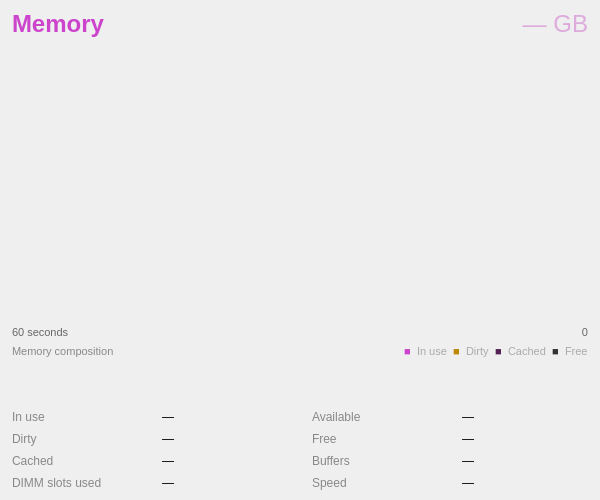
<?xml version="1.0" encoding="UTF-8"?>
<ui version="4.0">
 <class>MemoryDetailWidget</class>
 <widget class="QWidget" name="MemoryDetailWidget">
  <property name="geometry">
   <rect>
    <x>0</x>
    <y>0</y>
    <width>600</width>
    <height>500</height>
   </rect>
  </property>
  <layout class="QVBoxLayout" name="verticalLayout" stretch="0,1,0,0,0,0">
   <property name="spacing">
    <number>6</number>
   </property>
   <property name="leftMargin">
    <number>12</number>
   </property>
   <property name="topMargin">
    <number>10</number>
   </property>
   <property name="rightMargin">
    <number>12</number>
   </property>
   <property name="bottomMargin">
    <number>10</number>
   </property>
   <item>
    <layout class="QHBoxLayout" name="headerLayout">
     <item>
      <widget class="QLabel" name="titleLabel">
       <property name="styleSheet">
        <string>font-size: 18pt; font-weight: bold; color: #cc44cc;</string>
       </property>
       <property name="text">
        <string>Memory</string>
       </property>
      </widget>
     </item>
     <item>
      <spacer>
       <property name="orientation">
        <enum>Qt::Orientation::Horizontal</enum>
       </property>
       <property name="sizeHint" stdset="0">
        <size>
         <width>40</width>
         <height>0</height>
        </size>
       </property>
      </spacer>
     </item>
     <item>
      <widget class="QLabel" name="totalLabel">
       <property name="styleSheet">
        <string>font-size: 18pt; color: #ddaadd;</string>
       </property>
       <property name="text">
        <string>— GB</string>
       </property>
       <property name="alignment">
        <set>Qt::AlignmentFlag::AlignRight|Qt::AlignmentFlag::AlignTrailing|Qt::AlignmentFlag::AlignVCenter</set>
       </property>
      </widget>
     </item>
    </layout>
   </item>
   <item>
    <widget class="Perf::GraphWidget" name="graphWidget" native="true">
     <property name="sizePolicy">
      <sizepolicy hsizetype="Expanding" vsizetype="Expanding">
       <horstretch>0</horstretch>
       <verstretch>1</verstretch>
      </sizepolicy>
     </property>
    </widget>
   </item>
   <item>
    <layout class="QHBoxLayout" name="timeAxisLayout">
     <item>
      <widget class="QLabel" name="timeLeftLabel">
       <property name="styleSheet">
        <string>color: #666; font-size: 8pt;</string>
       </property>
       <property name="text">
        <string>60 seconds</string>
       </property>
      </widget>
     </item>
     <item>
      <spacer>
       <property name="orientation">
        <enum>Qt::Orientation::Horizontal</enum>
       </property>
       <property name="sizeHint" stdset="0">
        <size>
         <width>40</width>
         <height>0</height>
        </size>
       </property>
      </spacer>
     </item>
     <item>
      <widget class="QLabel" name="timeRightLabel">
       <property name="styleSheet">
        <string>color: #666; font-size: 8pt;</string>
       </property>
       <property name="text">
        <string>0</string>
       </property>
       <property name="alignment">
        <set>Qt::AlignmentFlag::AlignRight|Qt::AlignmentFlag::AlignTrailing|Qt::AlignmentFlag::AlignVCenter</set>
       </property>
      </widget>
     </item>
    </layout>
   </item>
   <item>
    <layout class="QHBoxLayout" name="compLegendLayout">
     <item>
      <widget class="QLabel" name="compositionLabel">
       <property name="styleSheet">
        <string>color:#888; font-size: 8pt;</string>
       </property>
       <property name="text">
        <string>Memory composition</string>
       </property>
      </widget>
     </item>
     <item>
      <spacer>
       <property name="orientation">
        <enum>Qt::Orientation::Horizontal</enum>
       </property>
       <property name="sizeHint" stdset="0">
        <size>
         <width>10</width>
         <height>0</height>
        </size>
       </property>
      </spacer>
     </item>
     <item>
      <widget class="QLabel" name="legendUsedDot">
       <property name="styleSheet">
        <string>color: #cc44cc; font-size: 8pt;</string>
       </property>
       <property name="text">
        <string>■</string>
       </property>
      </widget>
     </item>
     <item>
      <widget class="QLabel" name="legendUsedLabel">
       <property name="styleSheet">
        <string>color:#aaa; font-size: 8pt;</string>
       </property>
       <property name="text">
        <string>In use</string>
       </property>
      </widget>
     </item>
     <item>
      <widget class="QLabel" name="legendDirtyDot">
       <property name="styleSheet">
        <string>color: #bb8800; font-size: 8pt;</string>
       </property>
       <property name="text">
        <string>■</string>
       </property>
      </widget>
     </item>
     <item>
      <widget class="QLabel" name="legendDirtyLabel">
       <property name="styleSheet">
        <string>color:#aaa; font-size: 8pt;</string>
       </property>
       <property name="text">
        <string>Dirty</string>
       </property>
      </widget>
     </item>
     <item>
      <widget class="QLabel" name="legendCachedDot">
       <property name="styleSheet">
        <string>color: #552255; font-size: 8pt;</string>
       </property>
       <property name="text">
        <string>■</string>
       </property>
      </widget>
     </item>
     <item>
      <widget class="QLabel" name="legendCachedLabel">
       <property name="styleSheet">
        <string>color:#aaa; font-size: 8pt;</string>
       </property>
       <property name="text">
        <string>Cached</string>
       </property>
      </widget>
     </item>
     <item>
      <widget class="QLabel" name="legendFreeDot">
       <property name="styleSheet">
        <string>color: #333333; font-size: 8pt;</string>
       </property>
       <property name="text">
        <string>■</string>
       </property>
      </widget>
     </item>
     <item>
      <widget class="QLabel" name="legendFreeLabel">
       <property name="styleSheet">
        <string>color:#aaa; font-size: 8pt;</string>
       </property>
       <property name="text">
        <string>Free</string>
       </property>
      </widget>
     </item>
    </layout>
   </item>
   <item>
    <widget class="Perf::MemoryBar" name="compositionBar" native="true">
     <property name="minimumSize">
      <size>
       <width>0</width>
       <height>40</height>
      </size>
     </property>
     <property name="maximumSize">
      <size>
       <width>16777215</width>
       <height>40</height>
      </size>
     </property>
    </widget>
   </item>
   <item>
    <layout class="QGridLayout" name="statsGrid">
     <property name="horizontalSpacing">
      <number>24</number>
     </property>
     <property name="verticalSpacing">
      <number>8</number>
     </property>
     <item row="0" column="0">
      <widget class="QLabel" name="inUseLabel">
       <property name="styleSheet">
        <string>color:#888;</string>
       </property>
       <property name="text">
        <string>In use</string>
       </property>
      </widget>
     </item>
     <item row="0" column="1">
      <widget class="QLabel" name="statInUseValue">
       <property name="text">
        <string>—</string>
       </property>
      </widget>
     </item>
     <item row="0" column="2">
      <widget class="QLabel" name="availableLabel">
       <property name="styleSheet">
        <string>color:#888;</string>
       </property>
       <property name="text">
        <string>Available</string>
       </property>
      </widget>
     </item>
     <item row="0" column="3">
      <widget class="QLabel" name="statAvailValue">
       <property name="text">
        <string>—</string>
       </property>
      </widget>
     </item>
     <item row="1" column="0">
      <widget class="QLabel" name="dirtyLabel">
       <property name="styleSheet">
        <string>color:#888;</string>
       </property>
       <property name="text">
        <string>Dirty</string>
       </property>
      </widget>
     </item>
     <item row="1" column="1">
      <widget class="QLabel" name="statDirtyValue">
       <property name="text">
        <string>—</string>
       </property>
      </widget>
     </item>
     <item row="1" column="2">
      <widget class="QLabel" name="freeLabel">
       <property name="styleSheet">
        <string>color:#888;</string>
       </property>
       <property name="text">
        <string>Free</string>
       </property>
      </widget>
     </item>
     <item row="1" column="3">
      <widget class="QLabel" name="statFreeValue">
       <property name="text">
        <string>—</string>
       </property>
      </widget>
     </item>
     <item row="2" column="0">
      <widget class="QLabel" name="cachedLabel">
       <property name="styleSheet">
        <string>color:#888;</string>
       </property>
       <property name="text">
        <string>Cached</string>
       </property>
      </widget>
     </item>
     <item row="2" column="1">
      <widget class="QLabel" name="statCachedValue">
       <property name="text">
        <string>—</string>
       </property>
      </widget>
     </item>
     <item row="2" column="2">
      <widget class="QLabel" name="buffersLabel">
       <property name="styleSheet">
        <string>color:#888;</string>
       </property>
       <property name="text">
        <string>Buffers</string>
       </property>
      </widget>
     </item>
     <item row="2" column="3">
      <widget class="QLabel" name="statBuffersValue">
       <property name="text">
        <string>—</string>
       </property>
      </widget>
     </item>
     <item row="3" column="0">
      <widget class="QLabel" name="dimmSlotsLabel">
       <property name="styleSheet">
        <string>color:#888;</string>
       </property>
       <property name="text">
        <string>DIMM slots used</string>
       </property>
      </widget>
     </item>
     <item row="3" column="1">
      <widget class="QLabel" name="statDimmSlotsValue">
       <property name="text">
        <string>—</string>
       </property>
      </widget>
     </item>
     <item row="3" column="2">
      <widget class="QLabel" name="memorySpeedLabel">
       <property name="styleSheet">
        <string>color:#888;</string>
       </property>
       <property name="text">
        <string>Speed</string>
       </property>
      </widget>
     </item>
     <item row="3" column="3">
      <widget class="QLabel" name="statMemSpeedValue">
       <property name="text">
        <string>—</string>
       </property>
      </widget>
     </item>
    </layout>
   </item>
  </layout>
 </widget>
 <customwidgets>
  <customwidget>
   <class>Perf::GraphWidget</class>
   <extends>QWidget</extends>
   <header>perf/graphwidget.h</header>
  </customwidget>
  <customwidget>
   <class>Perf::MemoryBar</class>
   <extends>QWidget</extends>
   <header>perf/memorybar.h</header>
  </customwidget>
 </customwidgets>
 <resources/>
 <connections/>
</ui>
